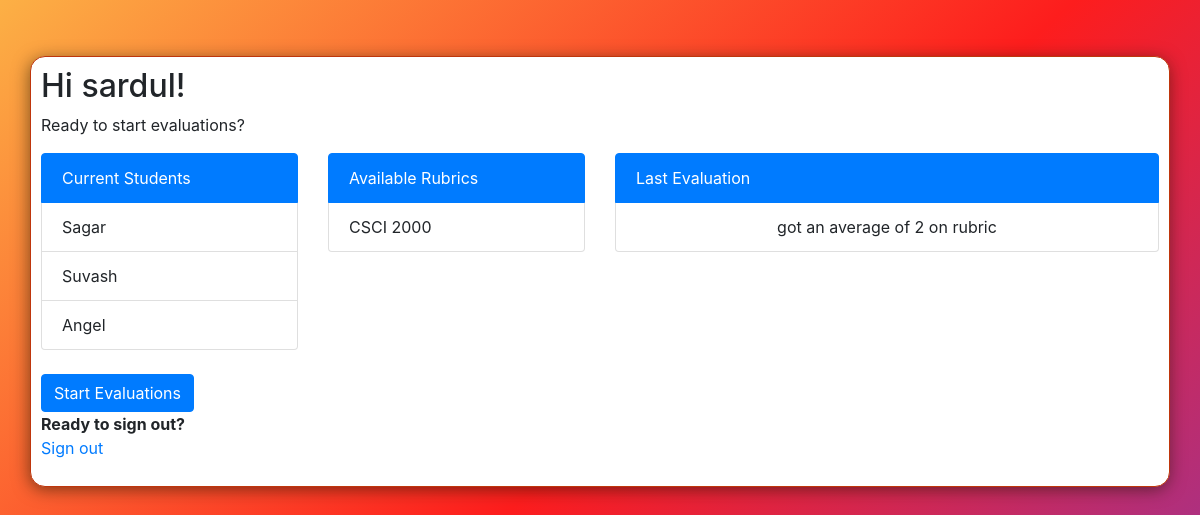
The page /home (signed in) on the database as committed earlier.
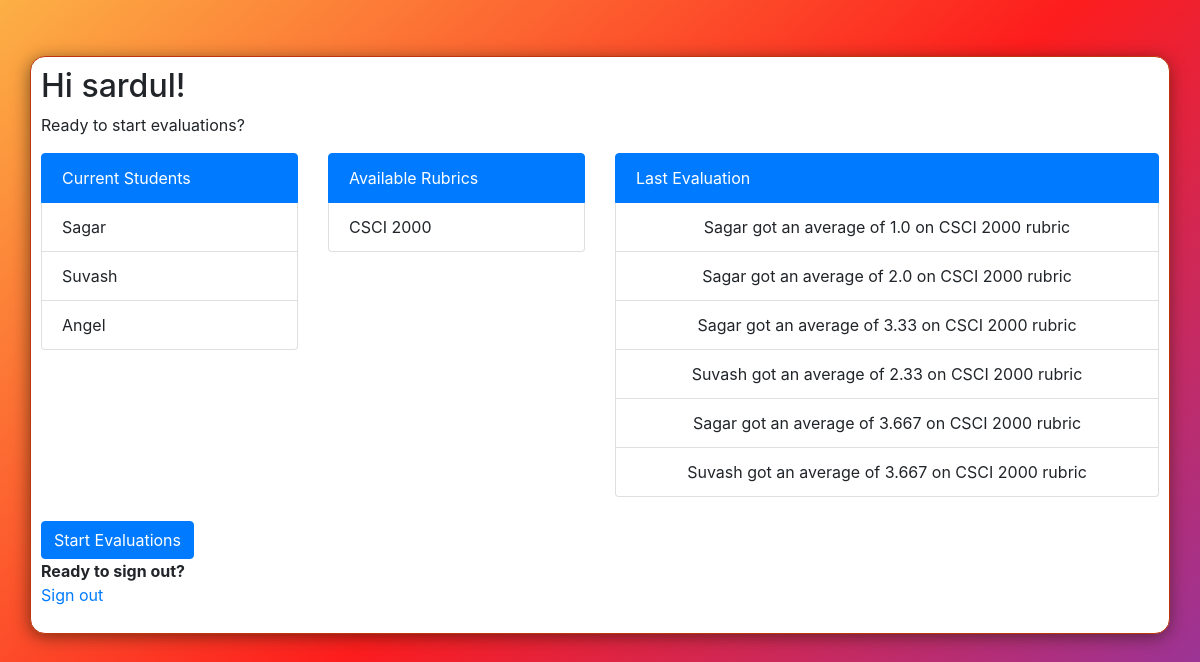
The same page on the database as committed later.
### main/models.py (models this page shows, shortened)
class Student(models.Model):
    name = models.CharField(max_length=200)
    classification = models.CharField(max_length=200)

class Rubric(models.Model):
    title = models.CharField(max_length=200, blank=True, null=True)
    created_by = models.CharField(max_length=200)
    assigned_to = models.ManyToManyField(Evaluator)
    category = models.ManyToManyField(Category)
    def __str__(self):
        return self.title

class evaluate_rubric(models.Model):
    rubric = models.CharField(max_length=200)
    grade_score = models.FloatField()
    student = models.CharField(max_length=200)

### main/views.py (the view)
# urls.py: path('home', views.evaluatorhome, name='evaluatorhome'),
def evaluatorhome(request):
    rubrics = Rubric.objects.all()
    students = Student.objects.all()
    evaluatons = evaluate_rubric.objects.all()
    context = {'rubrics':rubrics, 'students':students, 'evaluations':evaluatons}
    return render(request, 'main/evaluatorhome.html', context)

### main/templates/main/evaluatorhome.html
{% extends  'base.html' %}
{% load static %}
{% block body_block %}
<div class = "container" id = "main_content">
{% if user.is_authenticated %}
<h2> Hi {{ user.username }}!</h2>
<p>
    Ready to start evaluations?<br>
</p>
<div class = "row">
  <div class = "col col-lg-3">
    <ul class="list-group">
    <li class="list-group-item active">Current Students</li>
    {%for student in students%}
      <li class="list-group-item">{{student.name}}</li>
    {%endfor%}
    </ul>
  </div>
<br/>
  <div class = "col col-lg-3">
    <ul class="list-group">
    <li class="list-group-item active">Available Rubrics</li>
    {%for rubric in rubrics%}
      <li class="list-group-item">{{rubric}}</li>
    {%endfor%}
    </ul>
  </div>
  <div class = "col col-lg-6">
    <ul class="list-group">
    <li class="list-group-item active">Last Evaluation</li>
    {%for evaluation in evaluations%}
      <p class = "text-center list-group-item">{{evaluation.student}} got an average of {{evaluation.grade_score}} on {{evaluation.rubric}} rubric</p>
    {%endfor%}
    </ul>
  </div>
</div>
<br/>
<div>
  <form action = "{%url 'main:grade'%}">
    <input type = "submit" class = "btn btn-primary" value = "Start Evaluations">  </input>
  </form>
</div>
<b>Ready to sign out?</b>
<p><a href="{% url 'logout' %}">Sign out</a></p>
{% else %}
  <p>You can't view this page</p>
{% endif %}
</div>
{%endblock%}

### main/templates/base.html (shortened to what this page needs)
{% load static %}
<!DOCTYPE html>
<html lang="en">
<head>
    <link rel="stylesheet" href="https://stackpath.bootstrapcdn.com/bootstrap/4.3.1/css/bootstrap.min.css">
    <link rel="stylesheet" href = "{% static 'css/landing.css' %}">
<link rel="stylesheet" href="https://use.fontawesome.com/releases/v5.7.2/css/all.css">
</head>
<body>
  {% block body_block %}
  {% endblock %}
</body>
</html>

### main/static/css/landing.css (style rules this page uses)
body { height: 100vh; background: rgb(131,58,180); background: linear-gradient(318deg, rgba(131,58,180,1) 0%, rgba(253,29,29,1) 50%, rgba(252,176,69,1) 100%); }
#main_content { margin-top: 7vh; border: 0.7px solid #BF360C; border-radius: 15px; width: auto; background-color: #FFFFFF; padding: 10px; box-shadow: -1px 3px 17px -1px rgba(22,22,2,0.58); -webkit-box-shadow: -1px 3px 17px -1px rgba(22,22,2,0.58); -moz-box-shadow: -1px 3px 17px -1px rgba(22,22,2,0.58); }

Rows that differ between the two databases and show on the page:
removed evaluate_rubric: grade_score "2"
added evaluate_rubric: student "Sagar", grade_score "1.0", rubric "CSCI 2000"
added evaluate_rubric: student "Sagar", grade_score "2.0", rubric "CSCI 2000"
added evaluate_rubric: student "Sagar", grade_score "3.33", rubric "CSCI 2000"
added evaluate_rubric: student "Suvash", grade_score "2.33", rubric "CSCI 2000"
added evaluate_rubric: student "Sagar", grade_score "3.667", rubric "CSCI 2000"
added evaluate_rubric: student "Suvash", grade_score "3.667", rubric "CSCI 2000"
